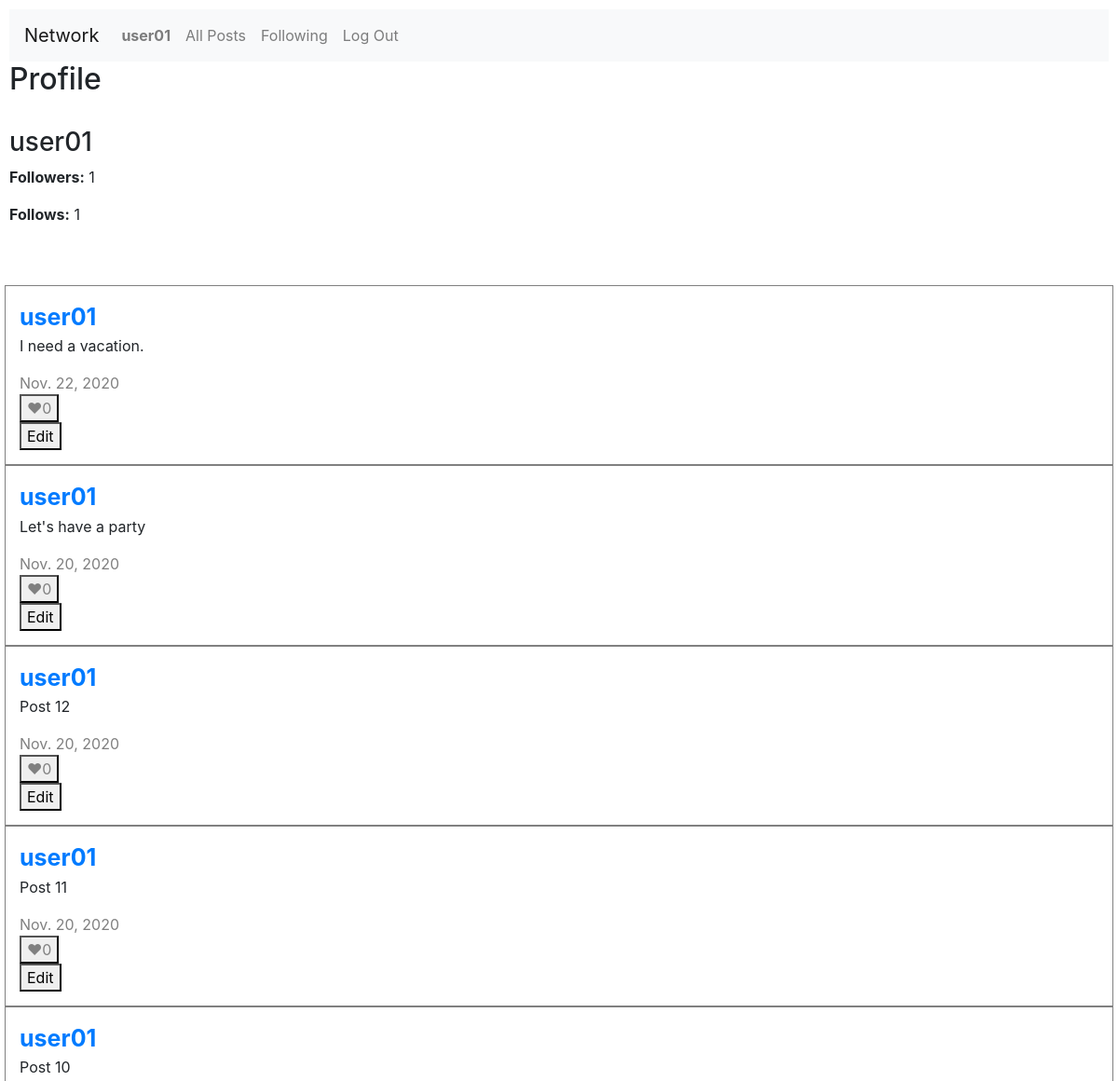
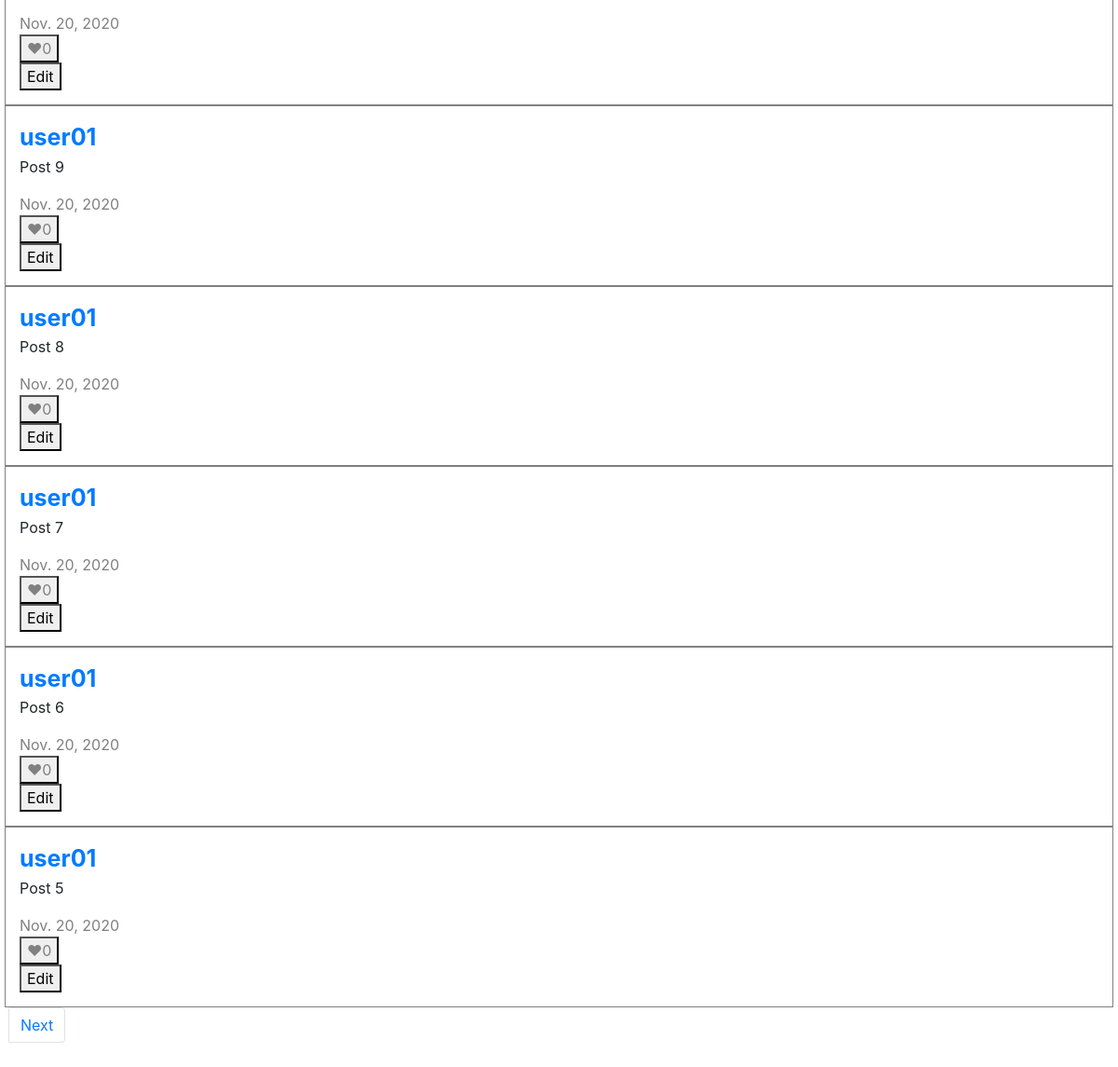
/profile/1 (signed in), run on the app's committed database (2 pictures, top to bottom).
### network/models.py (models this page shows)
class User(AbstractUser):
    pass

class Post(models.Model):
    user = models.ForeignKey(User, on_delete=models.CASCADE, related_name="user")
    postBody = models.CharField(max_length=150)
    date = models.DateField()
    likes = models.IntegerField()

### network/views.py (the view)
# urls.py: path("profile/<int:target_user>", views.profile, name="profile"),
def profile(request, target_user):
    original_posts = Post.objects.filter(user=target_user).values()
    ready_posts = setupPosts(original_posts, request.user)
    page = request.GET.get("page", 1)
    paginator = Paginator(ready_posts, 10)
    posts = paginator.page(page)
    followers = Follow.objects.filter(followed=target_user).count()
    follows = Follow.objects.filter(follower=target_user).count()
    current_user_follows = Follow.objects.filter(followed=target_user, follower=request.user)
    return render(request,"network/profile.html", {"posts": posts, "followers": followers, "follows": follows, "current_user_follows": current_user_follows, "target_user": target_user})

### network/views.py (called while the page is built)
def setupPosts(original_posts, user):
    posts = []
    for p in original_posts:
        ready_post = {}
        ready_post["id"] = p["id"]
        ready_post["user_id"] = p["user_id"]
        ready_post["user"] = User.objects.get(id=p["user_id"])
        ready_post["postBody"] = p["postBody"]
        ready_post["date"] = p["date"]
        ready_post["likes"] = p["likes"]
        print(user)
        if (user.id != None):
            if (Like.objects.filter(post=p["id"], liker=user)):
                ready_post["liker"] = "yes"
            else:
                ready_post["liker"] = "no"
        posts.append(ready_post)
    posts.reverse()
    return(posts)

### network/templates/network/profile.html (shortened to what this page needs)
{% extends "network/layout.html" %}
{% block body %}
    <h2>Profile</h2>
    <br>
    <h3>{{ posts.0.user }}</h3>
    <p id="followers"><b>Followers:</b> {{ followers }}</p>
    <p id="follows"><b>Follows:</b> {{ follows }}</p>
    <br>
    <br>
    <div class="form-row">
        {% for post in posts %}
        <div id="post" class="col-md-12 col-lg-12">
            <a id="post_user" href="{% url 'profile' target_user=post.user_id %}"><b>{{ post.user }}</b></a>
            <p id="post_text{{ post.id }}">{{ post.postBody }}</p>
            <p class="post_date">{{ post.date }}</p>
            {% if post.liker == "no" %}
                <button id="likeButton{{ post.id }}" class="post_likes" onclick="toggleLikes('{{ post.id }}')">❤{{ post.likes }}</button>
            {% else %}
                <button id="likeButton{{ post.id }}" style="color:red" class="post_likes" onclick="toggleLikes('{{ post.id }}')">❤{{ post.likes }}</button>
            {% endif %}
            <br>
            {% if post.user_id == user.id %}
                <button id="button{{ post.id }}" onclick="enableEditionButton('{{ post.id }}')">Edit</button>
            {% endif %}
            <br>
        </div>
        {% endfor %}
    </div>
    {% if posts.has_other_pages %}
    <nav aria-label="Page navigation">
        <ul class="pagination navigation">
            {% if posts.has_next %}
            <li class="page-item">
                <a class="page-link"
                href="?page={{ posts.next_page_number }}">Next</a>
            </li>
            {% else %}
            <div></div>
            {% endif %}
        </ul>
    </nav>
    {% endif %}
{% endblock %}

### network/templates/network/layout.html (shortened to what this page needs)
{% load static %}
<!DOCTYPE html>
<html lang="en">
    <head>
        <link rel="stylesheet" href="https://stackpath.bootstrapcdn.com/bootstrap/4.4.1/css/bootstrap.min.css">
        <link href="{% static 'network/styles.css' %}" rel="stylesheet">
    </head>
    <body>
        <nav class="navbar navbar-expand-lg navbar-light bg-light">
            <a class="navbar-brand" href="#">Network</a>
            <div>
              <ul class="navbar-nav mr-auto">
                {% if user.is_authenticated %}
                    <li class="nav-item">
                        <a class="nav-link" href="{% url 'profile' target_user=user.id %}"><strong>{{ user.username }}</strong></a>
                    </li>
                {% endif %}
                <li class="nav-item">
                  <a class="nav-link" href="{% url 'allPosts' %}">All Posts</a>
                </li>
                {% if user.is_authenticated %}
                    <li class="nav-item">
                        <a class="nav-link" href="{% url 'following' %}">Following</a>
                    </li>
                    <li class="nav-item">
                        <a class="nav-link" href="{% url 'logout' %}">Log Out</a>
                    </li>
                {% endif %}
              </ul>
            </div>
          </nav>
        <div class="body">
            {% block body %}
            {% endblock %}
        </div>
    </body>
</html>

### network/static/network/styles.css (style rules this page uses)
body { padding: 10px; }
#post { border-style: solid; border-width: thin; border-color: grey; padding: 15px 15px; }
.post_date { color: grey; margin: 0 0; }
.post_likes { color: grey; margin: 0 0; }
#post_user { font-size: 25px; }

### data on the page
User: username "user01", user "user01", postBody "I need a vacation.", date "Nov. 22, 2020", likes "0", postBody "Let's have a party", date "Nov. 20, 2020", postBody "Post 12", postBody "Post 11", postBody "Post 10", postBody "Post 9", postBody "Post 8", postBody "Post 7", postBody "Post 6", postBody "Post 5"

### other printed values
{{ followers }} "1"
{{ follows }} "1"
